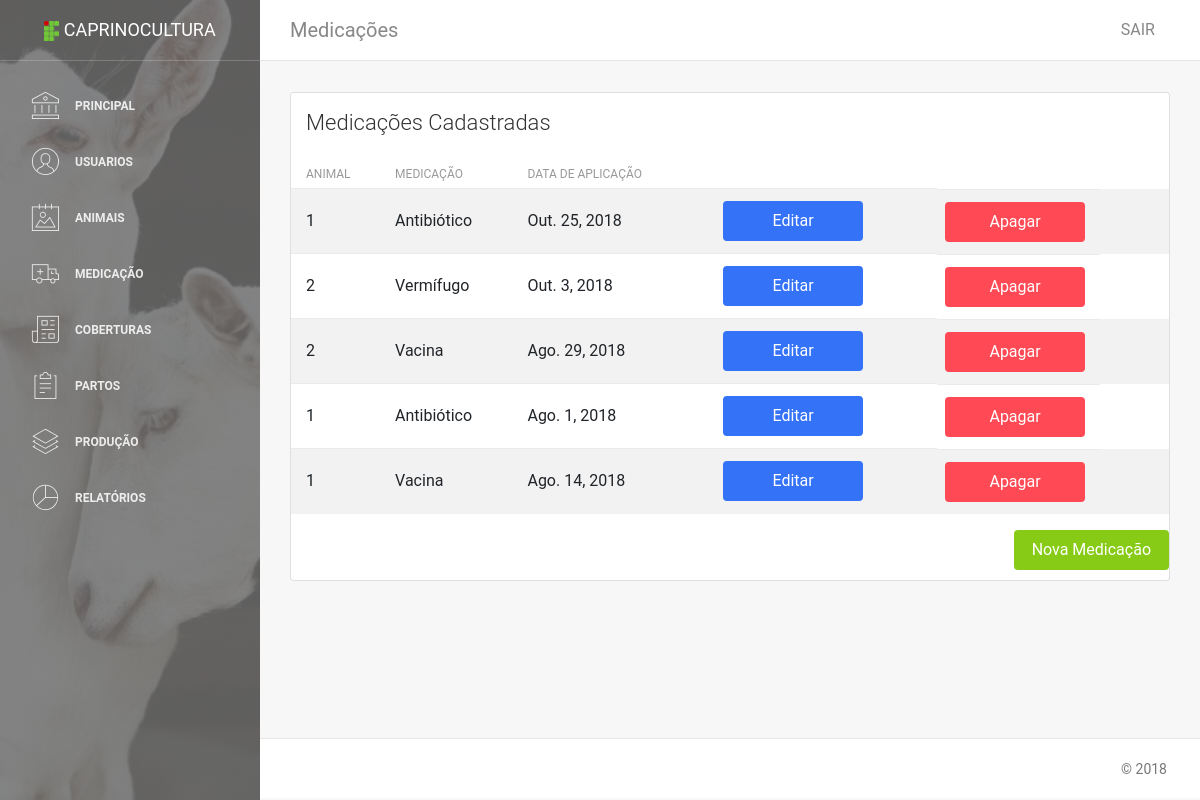
The app's page /animais/mostra_medicacoes/ (signed in), older data.
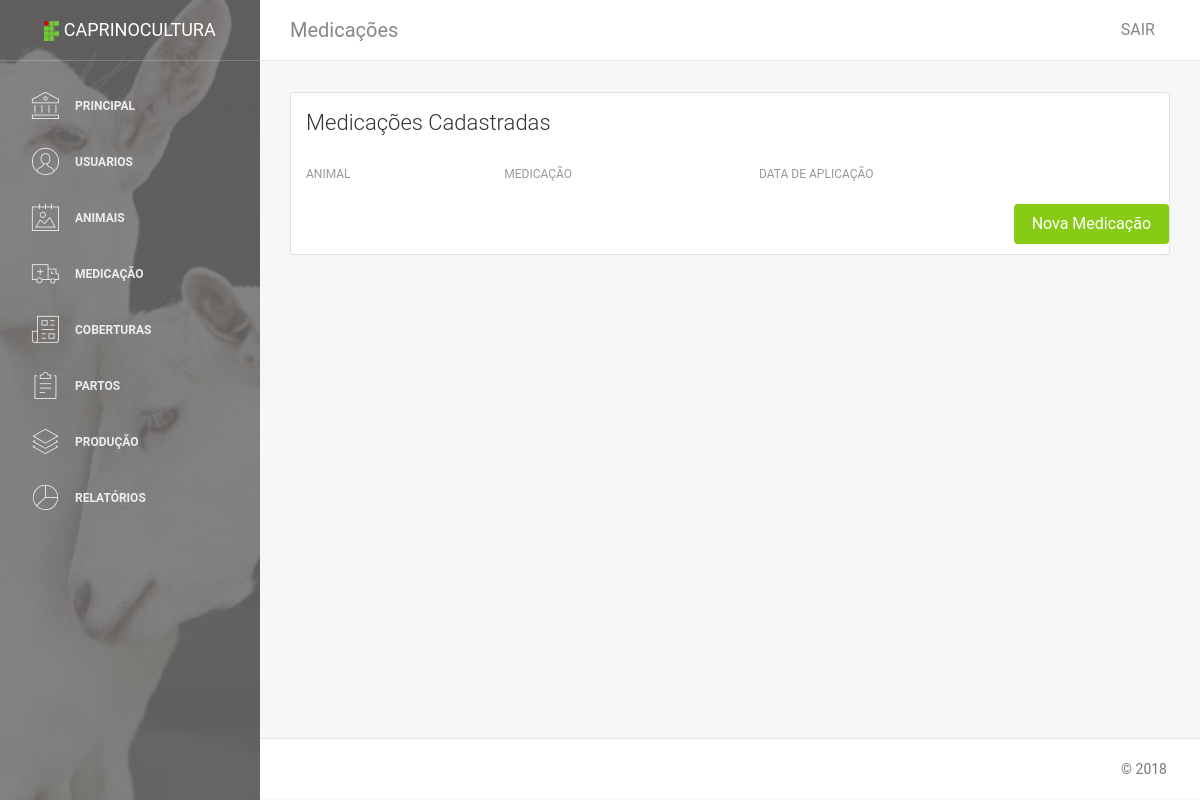
The same page, newer data.
### caprino/animais/models.py (models this page shows)
class Medicacao(models.Model):
    id_animal = models.ForeignKey(Animal, verbose_name="Animal", on_delete=models.SET_NULL, null=True)
    medicacao = models.ForeignKey(TipoMedicacao, verbose_name="Tipo Medicacao", related_name="Medicacao", on_delete=models.SET_NULL, null=True)
    data_medicacao = models.DateField(verbose_name='Data de Aplicação', default=None)
    observacao_medicacao = models.TextField(verbose_name='Observação', blank=True, null=True)
    inicio_carencia = models.DateField(verbose_name='Início', default=None, blank=True, null=True)
    fim_carencia = models.DateField(verbose_name='Fim', default=None, blank=True, null=True)
    class Meta:
        verbose_name = 'Medicacao'

class Animal(models.Model):
    rgb_animal = models.CharField(verbose_name='RGD', max_length=50, blank=True, null=True)
    nome_animal = models.CharField(verbose_name='Nome', max_length=50, blank=True, null=True)
    numero_animal = models.IntegerField(verbose_name='Numero', blank=True, null=True)
    sexo_animal = models.ForeignKey(Sexo, verbose_name="Sexo", related_name="Sexo", on_delete=models.SET_NULL, null=True)
    nascimento_animal = models.DateField(verbose_name='Nascimento', default=None)
    raca_animal = models.ForeignKey(Raca, verbose_name="Raca", related_name="Raca", on_delete=models.SET_NULL, null=True)
    sangue_animal = models.ForeignKey(Sangue, verbose_name="Sangue", related_name="Sangue", on_delete=models.SET_NULL, null=True)
    brincos_animal = models.CharField(verbose_name='Brincos', max_length=50)
    vida_animal = models.ForeignKey(Vida, verbose_name="Vida", related_name="Vida", on_delete=models.SET_NULL, null=True)
    mae_animal = models.CharField(verbose_name='Mãe', max_length=50, blank=True, null=True)
    pai_animal = models.CharField(verbose_name='Pai', max_length=50, blank=True, null=True)
    foto_animal = models.ImageField(verbose_name='Foto', upload_to='img/' , blank=True, null=True)
    observacao_animal = models.TextField(verbose_name='Observação', blank=True, null=True)
    def __str__(self):
        return str(self.brincos_animal)
    class Meta:
        verbose_name = 'Animal'

### caprino/animais/views.py (the view)
# urls.py: path('mostra_medicacoes/', views.MostraMedicacoes, name='Mostra_Medicacoes'),
@login_required
def MostraMedicacoes(request):
    medicacoes = Medicacao.objects.raw("select * from animais_medicacao"+
                                        " inner join animais_tipomedicacao on animais_tipomedicacao.id = animais_medicacao.medicacao_id"+
                                        " order by animais_medicacao.id desc;")
    paginator = Paginator(medicacoes, 5)
    page = request.GET.get('page')
    try:
        medicacoes = paginator.page(page)
    except PageNotAnInteger:
        medicacoes = paginator.page(1)
    except EmptyPage:
        medicacoes = paginator.page(paginator.num_pages)
    return render(request, 'medicacao/mostraMedicacoes.html', {'medicacoes': medicacoes})

### templates/medicacao/mostraMedicacoes.html (shortened to what this page needs)
{% extends 'base.html' %}
{% block conteudo %}
<nav class="navbar navbar-expand-lg " color-on-scroll="500">
    <div class=" container-fluid  ">
        <a class="navbar-brand" href="#pablo">Medicações </a>
        <div class="collapse navbar-collapse justify-content-end" id="navigation">
            <ul class="nav navbar-nav mr-auto">
                <li class="nav-item">
                    <a href="#" class="nav-link" data-toggle="dropdown">
                    </a>
                </li>
            </ul>
            <ul class="navbar-nav ml-auto">
                <li class="nav-item">
                    <a class="nav-link" href="{% url 'caprino.contas:Sair' %}">
                        <span class="no-icon">SAIR</span>
                    </a>
                </li>
            </ul>
        </div>
    </div>
</nav>
<div class="content">
    <div class="container-fluid">
        <div class="row">
            <div class="col-md-12">
            </div>
        </div>
    </div>
    <div class="container-fluid">
        <div class="row">
            <div class="col-md-12">
                <div class="card strpied-tabled-with-hover">
                    <div class="card-header ">
                        <h4 class="card-title">Medicações Cadastradas</h4>
                    </div>
                    <div class="card-body table-full-width table-responsive">
                        <table class="table table-hover table-striped">
                            <thead>
                                <tr>
                                    <th>Animal</th>
                                    <th>Medicação</th>
                                    <th>Data de Aplicação</th>
                                </tr>
                            </thead>
                            <tbody>
                                {% for medicacao in medicacoes %}
                                <tr>
                                    <td>{{ medicacao.id_animal }}</td>
                                    <td>{{ medicacao.tipo_medicacao }}</td>
                                    <td>{{ medicacao.data_medicacao }}</td>
                                    <td><a class="btn btn-primary btn-fill btn-wd" href="{% url 'caprino.animais:Atualiza_Medicacao' medicacao.id %}" title="Editar">Editar</a></td>
                                    <td><a class="btn btn-danger btn-fill btn-wd" href="{% url 'caprino.animais:Delete_Medicacao' medicacao.id %}" title="Apagar">Apagar</a></td>
                                </tr>
                                {% endfor %}
                            </tbody>
                        </table>
                        <a style="float:right;" class="btn btn-success btn-fill btn-wd" href="{% url 'caprino.animais:Nova_Medicacao' %}" role="button">Nova Medicação</a>
                    </div>
                </div>
            </div>
        </div>
    </div>
</div>
{% endblock %}

Row changes from the older to the newer data that the page shows:
removed Medicacao: id_animal "1", tipo_medicacao "Antibiótico", data_medicacao "Out. 25, 2018"
removed Medicacao: id_animal "2", tipo_medicacao "Vermífugo", data_medicacao "Out. 3, 2018"
removed Medicacao: id_animal "2", tipo_medicacao "Vacina", data_medicacao "Ago. 29, 2018"
removed Medicacao: id_animal "1", tipo_medicacao "Antibiótico", data_medicacao "Ago. 1, 2018"
removed Medicacao: id_animal "1", tipo_medicacao "Vacina", data_medicacao "Ago. 14, 2018"
